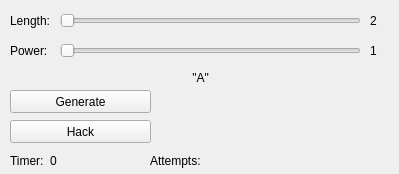
<?xml version="1.0" encoding="UTF-8"?>
<ui version="4.0">
 <class>MainWindow</class>
 <widget class="QMainWindow" name="MainWindow">
  <property name="geometry">
   <rect>
    <x>0</x>
    <y>0</y>
    <width>399</width>
    <height>174</height>
   </rect>
  </property>
  <property name="contextMenuPolicy">
   <enum>Qt::NoContextMenu</enum>
  </property>
  <property name="windowTitle">
   <string>Прога тру хацкера</string>
  </property>
  <property name="autoFillBackground">
   <bool>false</bool>
  </property>
  <widget class="QWidget" name="centralWidget">
   <widget class="QLabel" name="Password">
    <property name="geometry">
     <rect>
      <x>160</x>
      <y>90</y>
      <width>231</width>
      <height>21</height>
     </rect>
    </property>
    <property name="font">
     <font>
      <pointsize>9</pointsize>
     </font>
    </property>
    <property name="text">
     <string/>
    </property>
   </widget>
   <widget class="QLabel" name="LabelPower">
    <property name="geometry">
     <rect>
      <x>10</x>
      <y>40</y>
      <width>41</width>
      <height>21</height>
     </rect>
    </property>
    <property name="font">
     <font>
      <pointsize>9</pointsize>
     </font>
    </property>
    <property name="text">
     <string>Power:</string>
    </property>
   </widget>
   <widget class="QLabel" name="LabelLength">
    <property name="geometry">
     <rect>
      <x>10</x>
      <y>10</y>
      <width>41</width>
      <height>21</height>
     </rect>
    </property>
    <property name="font">
     <font>
      <pointsize>9</pointsize>
     </font>
    </property>
    <property name="text">
     <string>Length:</string>
    </property>
   </widget>
   <widget class="QLabel" name="Timer">
    <property name="geometry">
     <rect>
      <x>50</x>
      <y>150</y>
      <width>91</width>
      <height>21</height>
     </rect>
    </property>
    <property name="font">
     <font>
      <pointsize>9</pointsize>
     </font>
    </property>
    <property name="text">
     <string>0</string>
    </property>
   </widget>
   <widget class="QLabel" name="LabelTimer">
    <property name="geometry">
     <rect>
      <x>10</x>
      <y>150</y>
      <width>41</width>
      <height>21</height>
     </rect>
    </property>
    <property name="font">
     <font>
      <pointsize>9</pointsize>
     </font>
    </property>
    <property name="text">
     <string>Timer:</string>
    </property>
   </widget>
   <widget class="QLabel" name="Cracks">
    <property name="geometry">
     <rect>
      <x>160</x>
      <y>120</y>
      <width>231</width>
      <height>21</height>
     </rect>
    </property>
    <property name="font">
     <font>
      <pointsize>9</pointsize>
     </font>
    </property>
    <property name="text">
     <string/>
    </property>
   </widget>
   <widget class="QLabel" name="Attempts">
    <property name="geometry">
     <rect>
      <x>210</x>
      <y>150</y>
      <width>181</width>
      <height>21</height>
     </rect>
    </property>
    <property name="font">
     <font>
      <pointsize>9</pointsize>
     </font>
    </property>
    <property name="text">
     <string/>
    </property>
   </widget>
   <widget class="QLabel" name="LabelAttempts">
    <property name="geometry">
     <rect>
      <x>150</x>
      <y>150</y>
      <width>61</width>
      <height>21</height>
     </rect>
    </property>
    <property name="font">
     <font>
      <pointsize>9</pointsize>
     </font>
    </property>
    <property name="text">
     <string>Attempts:</string>
    </property>
   </widget>
   <widget class="QPushButton" name="Generate">
    <property name="geometry">
     <rect>
      <x>10</x>
      <y>90</y>
      <width>141</width>
      <height>23</height>
     </rect>
    </property>
    <property name="text">
     <string>Generate</string>
    </property>
   </widget>
   <widget class="QPushButton" name="Hack">
    <property name="geometry">
     <rect>
      <x>10</x>
      <y>120</y>
      <width>141</width>
      <height>23</height>
     </rect>
    </property>
    <property name="text">
     <string>Hack</string>
    </property>
   </widget>
   <widget class="QSlider" name="LengthSlider">
    <property name="geometry">
     <rect>
      <x>60</x>
      <y>10</y>
      <width>301</width>
      <height>22</height>
     </rect>
    </property>
    <property name="minimum">
     <number>2</number>
    </property>
    <property name="maximum">
     <number>20</number>
    </property>
    <property name="pageStep">
     <number>1</number>
    </property>
    <property name="orientation">
     <enum>Qt::Horizontal</enum>
    </property>
   </widget>
   <widget class="QSlider" name="PowerSlider">
    <property name="geometry">
     <rect>
      <x>60</x>
      <y>40</y>
      <width>301</width>
      <height>22</height>
     </rect>
    </property>
    <property name="minimum">
     <number>1</number>
    </property>
    <property name="maximum">
     <number>59</number>
    </property>
    <property name="pageStep">
     <number>1</number>
    </property>
    <property name="orientation">
     <enum>Qt::Horizontal</enum>
    </property>
   </widget>
   <widget class="QLabel" name="Length">
    <property name="geometry">
     <rect>
      <x>370</x>
      <y>10</y>
      <width>21</width>
      <height>21</height>
     </rect>
    </property>
    <property name="font">
     <font>
      <pointsize>9</pointsize>
     </font>
    </property>
    <property name="text">
     <string>2</string>
    </property>
   </widget>
   <widget class="QLabel" name="Power">
    <property name="geometry">
     <rect>
      <x>370</x>
      <y>40</y>
      <width>21</width>
      <height>21</height>
     </rect>
    </property>
    <property name="font">
     <font>
      <pointsize>9</pointsize>
     </font>
    </property>
    <property name="text">
     <string>1</string>
    </property>
   </widget>
   <widget class="QLabel" name="Alph">
    <property name="geometry">
     <rect>
      <x>0</x>
      <y>70</y>
      <width>401</width>
      <height>16</height>
     </rect>
    </property>
    <property name="text">
     <string>&quot;A&quot;</string>
    </property>
    <property name="alignment">
     <set>Qt::AlignCenter</set>
    </property>
   </widget>
  </widget>
 </widget>
 <layoutdefault spacing="6" margin="11"/>
 <resources/>
 <connections/>
</ui>
